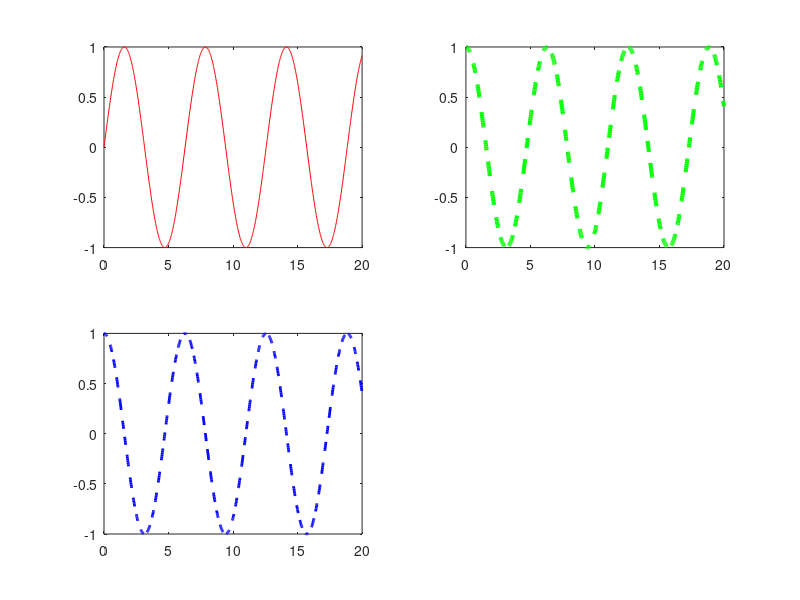

MATLAB code for this plot:
function demo_plotting_2
% Plots lines and makes subplots

% Create some example data
t = linspace(0, 20, 1000);
y_sin = sin(t);
y_cos = cos(t);

% Display on a figure
figure(2);
clf
subplot(2, 2, 1);
plot(t, y_sin, 'r-');
subplot(2, 2, 2)
plot(t, y_cos, 'g--', 'LineWidth', 3);
subplot(2, 2, 3)
plot(t, y_cos, 'b--', 'LineWidth', 2);